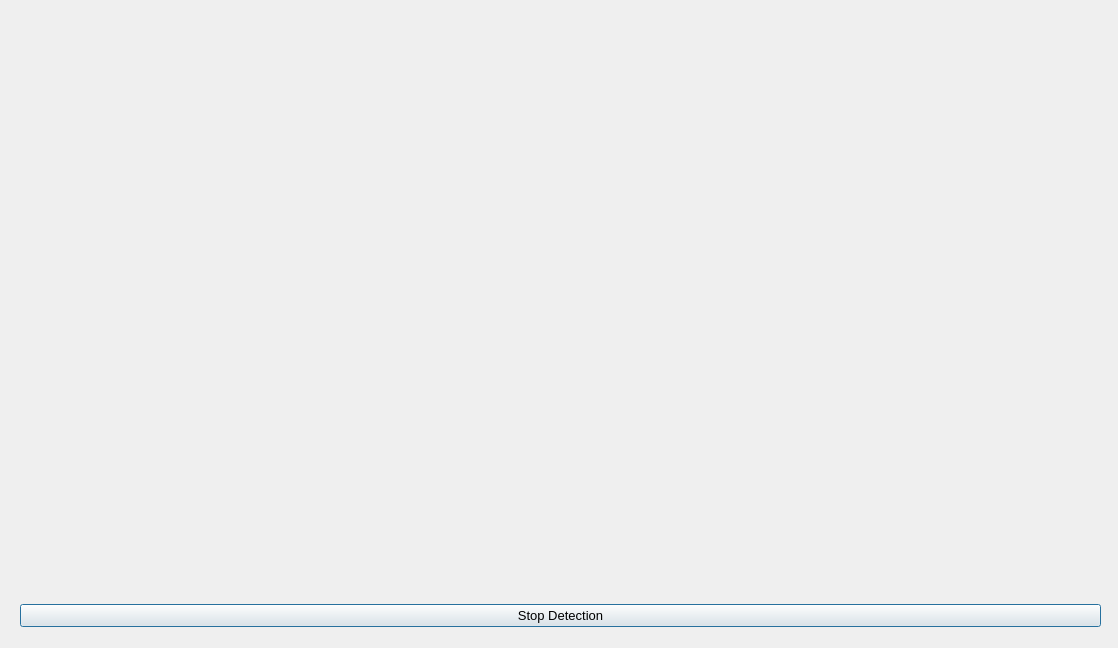
<?xml version="1.0" encoding="UTF-8"?>
<ui version="4.0">
 <class>Dialog</class>
 <widget class="QDialog" name="Dialog">
  <property name="geometry">
   <rect>
    <x>0</x>
    <y>0</y>
    <width>1118</width>
    <height>648</height>
   </rect>
  </property>
  <property name="windowTitle">
   <string>Weapon Detection</string>
  </property>
  <widget class="QWidget" name="gridLayoutWidget">
   <property name="geometry">
    <rect>
     <x>0</x>
     <y>590</y>
     <width>1121</width>
     <height>51</height>
    </rect>
   </property>
   <layout class="QGridLayout" name="gridLayout">
    <item row="0" column="0">
     <spacer name="horizontalSpacer">
      <property name="orientation">
       <enum>Qt::Horizontal</enum>
      </property>
      <property name="sizeType">
       <enum>QSizePolicy::Preferred</enum>
      </property>
      <property name="sizeHint" stdset="0">
       <size>
        <width>20</width>
        <height>20</height>
       </size>
      </property>
     </spacer>
    </item>
    <item row="0" column="1">
     <widget class="QPushButton" name="stopDetectionButton">
      <property name="font">
       <font>
        <pointsize>10</pointsize>
       </font>
      </property>
      <property name="text">
       <string>Stop Detection</string>
      </property>
      <property name="checkable">
       <bool>false</bool>
      </property>
     </widget>
    </item>
    <item row="0" column="2">
     <spacer name="horizontalSpacer_2">
      <property name="orientation">
       <enum>Qt::Horizontal</enum>
      </property>
      <property name="sizeType">
       <enum>QSizePolicy::Preferred</enum>
      </property>
      <property name="sizeHint" stdset="0">
       <size>
        <width>20</width>
        <height>20</height>
       </size>
      </property>
     </spacer>
    </item>
   </layout>
  </widget>
  <widget class="QLabel" name="detectionLabel">
   <property name="geometry">
    <rect>
     <x>10</x>
     <y>10</y>
     <width>1101</width>
     <height>571</height>
    </rect>
   </property>
   <property name="text">
    <string/>
   </property>
  </widget>
 </widget>
 <resources/>
 <connections/>
</ui>
